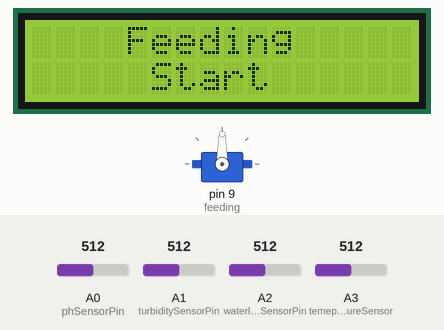
The sketch below on a simulated Arduino Uno, built with avr-gcc and run on an emulated ATmega328P. Shown: 16×2 character LCD, servo. The inputs (shaded band) are chosen by the test bench; at power-on: A2 (waterlevelSensorPin) = 512, A0 (phSensorPin) = 512, A1 (turbiditySensorPin) = 512, A3 (temepratureSensor) = 512.

Above: at 1.2 s.
1.3 s: A2 (waterlevelSensorPin) set to 306
At 1.81 s:
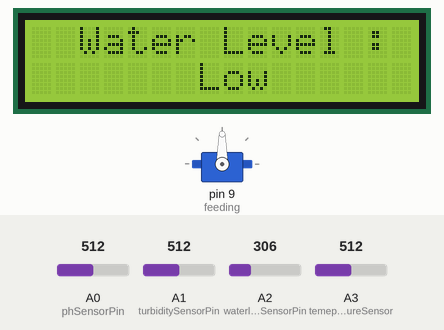
4.3 s: A2 (waterlevelSensorPin) set to 80
At 5.46 s:
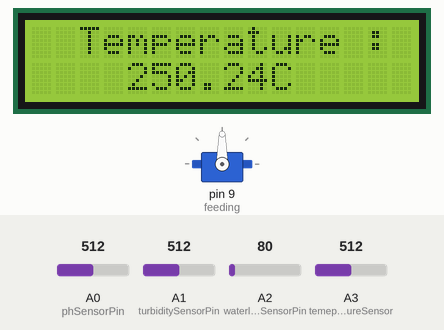
8.7 s: A2 (waterlevelSensorPin) set to 108
At 9.74 s:
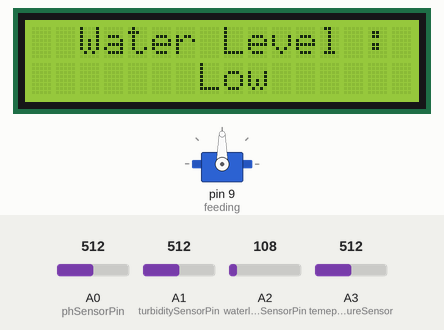
11.1 s: A2 (waterlevelSensorPin) set to 760
At 12.01 s:
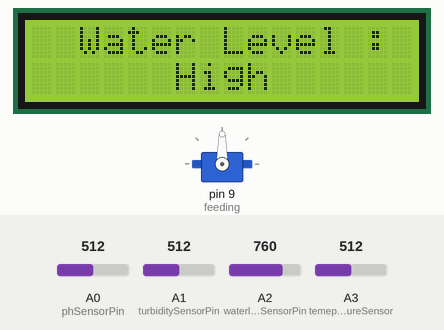
15.5 s: A0 (phSensorPin) set to 716
At 16.12 s:
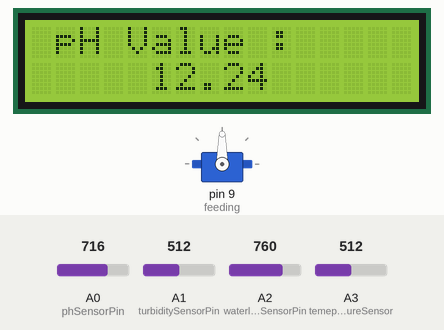
17.5 s: A1 (turbiditySensorPin) set to 716
At 18.6 s:
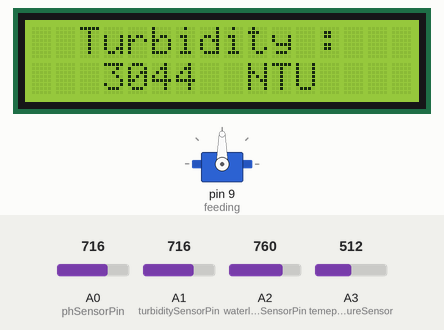
Timing chart, 0 to 20.9 s (numbered marks = the images above; inputs shaded):
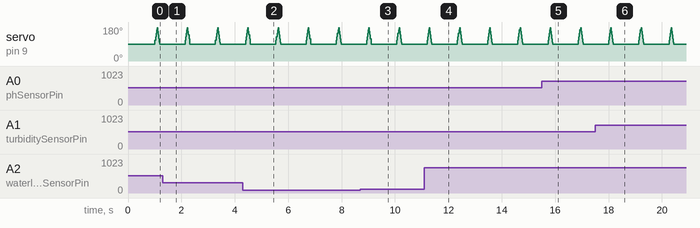

Measured:
- the behaviour switches between 100 and 101 on A2 (waterlevelSensorPin) (found by bisection; images 2 and 3)
- after the input at 1.3 s, the display: first differs from a run without the input after 0.41 s (image 1)
- after the input at 4.3 s, the display: first differs from a run without the input after 0.81 s (image 2 shows a later state)
- after the input at 8.7 s, the display: first differs from a run without the input after 0.94 s (image 3)
- after the input at 11.1 s, the display: first differs from a run without the input after 0.81 s (image 4)
- by itself, servo on pin 9 (feeding): repeats every 1.1 s: 128° 0.02 s, 147° 0.02 s, 166° 0.02 s, 176° 0.02 s, 157° 0.02 s, 138° 0.02 s, 119° 0.02 s, 100° 0.01 s, 90° 0.96 s, 109° 0.02 s

The sketch:

Mini_Project.ino
```cpp
#include <LiquidCrystal.h>
#include <Servo.h>
LiquidCrystal lcd(12, 11, 5, 4, 3, 2);
#define phSensorPin 0
#define turbiditySensorPin 1
#define waterlevelSensorPin 2

#define temepratureSensor 3


Servo feeding;

float tempc;

float vout;
float Celsius = 0;
float Fahrenheit = 0;
float volt;
float ntu;
float calibration_value = 21.34;
int pos = 0;  // variable to store the servo position
unsigned long int turbidityValue;
unsigned long int avgval, resval;
int buffer_arr[10], temp;
void setup() {

  Serial.begin(9600);
  lcd.begin(16, 2);
  feeding.attach(9);

}

void loop() {

  float ph = convertToPh();
  float turbidity = convertToTurbidity();
  float waterlevel = convertToWaterlevel();
  // float temperature = convertToTemperature();
  float temperatur = convertToTemperatur();
  float autofeeding = autoFeeding();

  delay(10);
}


float convertToPh() {


  for (int i = 0; i < 10; i++) {
    buffer_arr[i] = analogRead(phSensorPin);
    delay(10);
  }
  for (int i = 0; i < 9; i++) {
    for (int j = i + 1; j < 10; j++) {
      if (buffer_arr[i] > buffer_arr[j]) {
        temp = buffer_arr[i];
        buffer_arr[i] = buffer_arr[j];
        buffer_arr[j] = temp;
      }
    }
  }
  avgval = 0;
  for (int i = 2; i < 8; i++)
    avgval += buffer_arr[i];
  float volt = (float)avgval * 5.0 / 1024 / 6;
  float ph_act = 3.5 * volt;
  lcd.clear();
  lcd.setCursor(0, 0);
  lcd.print(" pH Value : ");
  lcd.setCursor(5, 1);
  lcd.print(ph_act);
  delay(200);
}
float convertToTurbidity() {
  turbidityValue = analogRead(turbiditySensorPin);                                                                                                                 // read the analog value from the turbidity sensor
  turbidityValue = (5.0 / 1023.0) * turbidityValue;                                                                                                                // convert the analog value to voltage
  turbidityValue = (133.42 * turbidityValue * turbidityValue * turbidityValue) - (255.86 * turbidityValue * turbidityValue) + (857.39 * turbidityValue) - 827.67;  // calculate turbidity using the sensor's calibration curve
  lcd.clear();
  lcd.setCursor(0, 0);
  lcd.print("  Turbidity : ");
  lcd.setCursor(3, 1);
  lcd.print(turbidityValue);
  lcd.setCursor(8, 1);
  lcd.print(" NTU");
  delay(200);
}

float convertToWaterlevel() {
  lcd.clear();
  lcd.setCursor(0, 0);
  lcd.print("  Water Level : ");

  lcd.setCursor(0, 1);

  resval = analogRead(waterlevelSensorPin);  //Read data from analog pin and store it to resval variable

  if (resval <= 100) {
    lcd.println("     Empty    ");
  } else if (resval > 100 && resval <= 400) {
    lcd.println("       Low      ");
  } else if (resval > 400 && resval <= 750) {
    lcd.println("     Medium     ");
  } else if (resval > 750) {
    lcd.println("      High      ");
  }
  delay(200);
}

// float convertToTemperature() {
//   sensors.requestTemperatures();
//   Celsius = sensors.getTempCByIndex(0);
//     if (Celsius > -127 && Celsius < 85) {
//       lcd.clear();
//       lcd.setCursor(0, 0);
//       lcd.print("  Temperature : ");
//       lcd.setCursor(4, 1);
//       lcd.print(Celsius);
//       lcd.print("C");
//       delay(200);
//     }
//     else{
//       lcd.clear();
//       lcd.setCursor(0, 0);
//       lcd.print("  Temperature : ");
//       delay(200);
//     }

// }

float convertToTemperatur() {
  vout = analogRead(temepratureSensor);
  vout = (vout * 500) / 1023;
  tempc = vout;

  lcd.setCursor(0, 0);
  lcd.print("  Temperature : ");
  lcd.setCursor(4, 1);
  lcd.print(tempc);
  lcd.print("C");


  delay(200);
}


float autoFeeding() {
  lcd.clear();
  lcd.setCursor(4, 0);
  lcd.print("Feeding");
  lcd.setCursor(5, 1);
  lcd.print("Start");
  for (pos = 90; pos <= 180; pos += 1) {  // goes from 0 degrees to 180 degrees

    // in steps of 1 degree

    feeding.write(pos);  // tell servo to go to position in variable 'pos'

    delay(1);  // waits 15ms for the servo to reach the position
  }

  for (pos = 180; pos >= 90; pos -= 1) {  // goes from 180 degrees to 0 degrees

    feeding.write(pos);  // tell servo to go to position in variable 'pos'

    delay(1);  // waits 15ms for the servo to reach the position
  }
}
```
